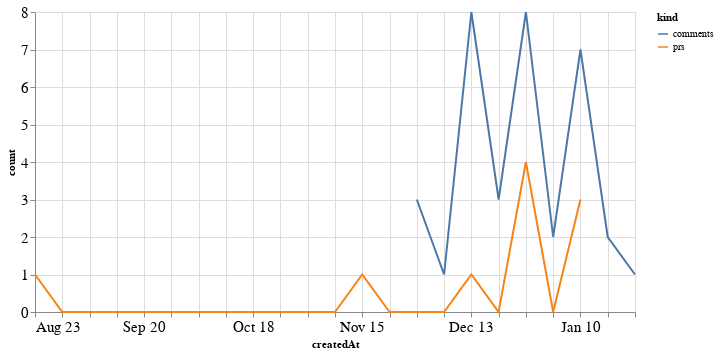

Here is the notebook cell this chart was saved with:
### Code cell
alt.Chart(total_time, width=600).mark_line().encode(
    x='createdAt',
    y='count',
    color='kind'
)

### Figure 1 — Vega-Lite specification as saved in the notebook (floating-point values rounded to 4 significant figures)
{"config": {"axisLeft": {"labelFontSize": 15}, "axisBottom": {"labelFontSize": 15}}, "data": {"name": "data-1179cf75e1acb6bc37104faf5300e398"}, "mark": "line", "encoding": {"color": {"type": "nominal", "field": "kind"}, "x": {"type": "temporal", "field": "createdAt"}, "y": {"type": "quantitative", "field": "count"}}, "width": 600, "$schema": "https://vega.github.io/schema/vega-lite/v4.8.1.json", "datasets": {"data-1179cf75e1acb6bc37104faf5300e398": [{"createdAt": "2020-08-23T00:00:00", "kind": "prs", "count": 1.0}, {"createdAt": "2020-08-30T00:00:00", "kind": "prs", "count": 0.0}, {"createdAt": "2020-09-06T00:00:00", "kind": "prs", "count": 0.0}, {"createdAt": "2020-09-13T00:00:00", "kind": "prs", "count": 0.0}, {"createdAt": "2020-09-20T00:00:00", "kind": "prs", "count": 0.0}, {"createdAt": "2020-09-27T00:00:00", "kind": "prs", "count": 0.0}, {"createdAt": "2020-10-04T00:00:00", "kind": "prs", "count": 0.0}, {"createdAt": "2020-10-11T00:00:00", "kind": "prs", "count": 0.0}, {"createdAt": "2020-10-18T00:00:00", "kind": "prs", "count": 0.0}, {"createdAt": "2020-10-25T00:00:00", "kind": "prs", "count": 0.0}, {"createdAt": "2020-11-01T00:00:00", "kind": "prs", "count": 0.0}, {"createdAt": "2020-11-08T00:00:00", "kind": "prs", "count": 0.0}, {"createdAt": "2020-11-15T00:00:00", "kind": "prs", "count": 1.0}, {"createdAt": "2020-11-22T00:00:00", "kind": "prs", "count": 0.0}, {"createdAt": "2020-11-29T00:00:00", "kind": "prs", "count": 0.0}, {"createdAt": "2020-12-06T00:00:00", "kind": "prs", "count": 0.0}, {"createdAt": "2020-12-13T00:00:00", "kind": "prs", "count": 1.0}, {"createdAt": "2020-12-20T00:00:00", "kind": "prs", "count": 0.0}, {"createdAt": "2020-12-27T00:00:00", "kind": "prs", "count": 4.0}, {"createdAt": "2021-01-03T00:00:00", "kind": "prs", "count": 0.0}, {"createdAt": "2021-01-10T00:00:00", "kind": "prs", "count": 3.0}, {"createdAt": "2021-01-17T00:00:00", "kind": "prs", "count": null}, {"createdAt": "2021-01-24T00:00:00", "kind": "prs", "count": null}, {"createdAt": "2020-08-23T00:00:00", "kind": "comments", "count": null}, {"createdAt": "2020-08-30T00:00:00", "kind": "comments", "count": null}, {"createdAt": "2020-09-06T00:00:00", "kind": "comments", "count": null}, {"createdAt": "2020-09-13T00:00:00", "kind": "comments", "count": null}, {"createdAt": "2020-09-20T00:00:00", "kind": "comments", "count": null}, {"createdAt": "2020-09-27T00:00:00", "kind": "comments", "count": null}, {"createdAt": "2020-10-04T00:00:00", "kind": "comments", "count": null}, {"createdAt": "2020-10-11T00:00:00", "kind": "comments", "count": null}, {"createdAt": "2020-10-18T00:00:00", "kind": "comments", "count": null}, {"createdAt": "2020-10-25T00:00:00", "kind": "comments", "count": null}, {"createdAt": "2020-11-01T00:00:00", "kind": "comments", "count": null}, {"createdAt": "2020-11-08T00:00:00", "kind": "comments", "count": null}, {"createdAt": "2020-11-15T00:00:00", "kind": "comments", "count": null}, {"createdAt": "2020-11-22T00:00:00", "kind": "comments", "count": null}, {"createdAt": "2020-11-29T00:00:00", "kind": "comments", "count": 3.0}, {"createdAt": "2020-12-06T00:00:00", "kind": "comments", "count": 1.0}, {"createdAt": "2020-12-13T00:00:00", "kind": "comments", "count": 8.0}, {"createdAt": "2020-12-20T00:00:00", "kind": "comments", "count": 3.0}, {"createdAt": "2020-12-27T00:00:00", "kind": "comments", "count": 8.0}, {"createdAt": "2021-01-03T00:00:00", "kind": "comments", "count": 2.0}, {"createdAt": "2021-01-10T00:00:00", "kind": "comments", "count": 7.0}, {"createdAt": "2021-01-17T00:00:00", "kind": "comments", "count": 2.0}, {"createdAt": "2021-01-24T00:00:00", "kind": "comments", "count": 1.0}]}}
